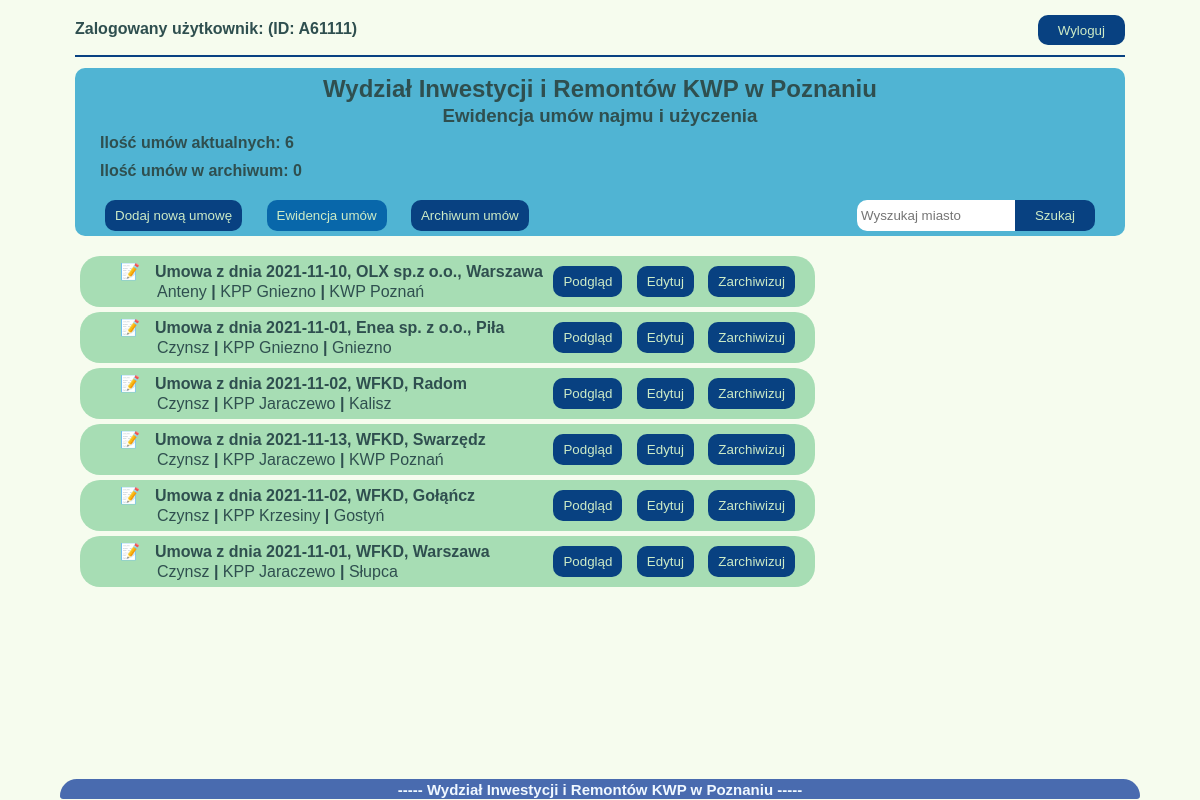
Page /umowy/ewidencja/ (signed in) on the earlier database version.
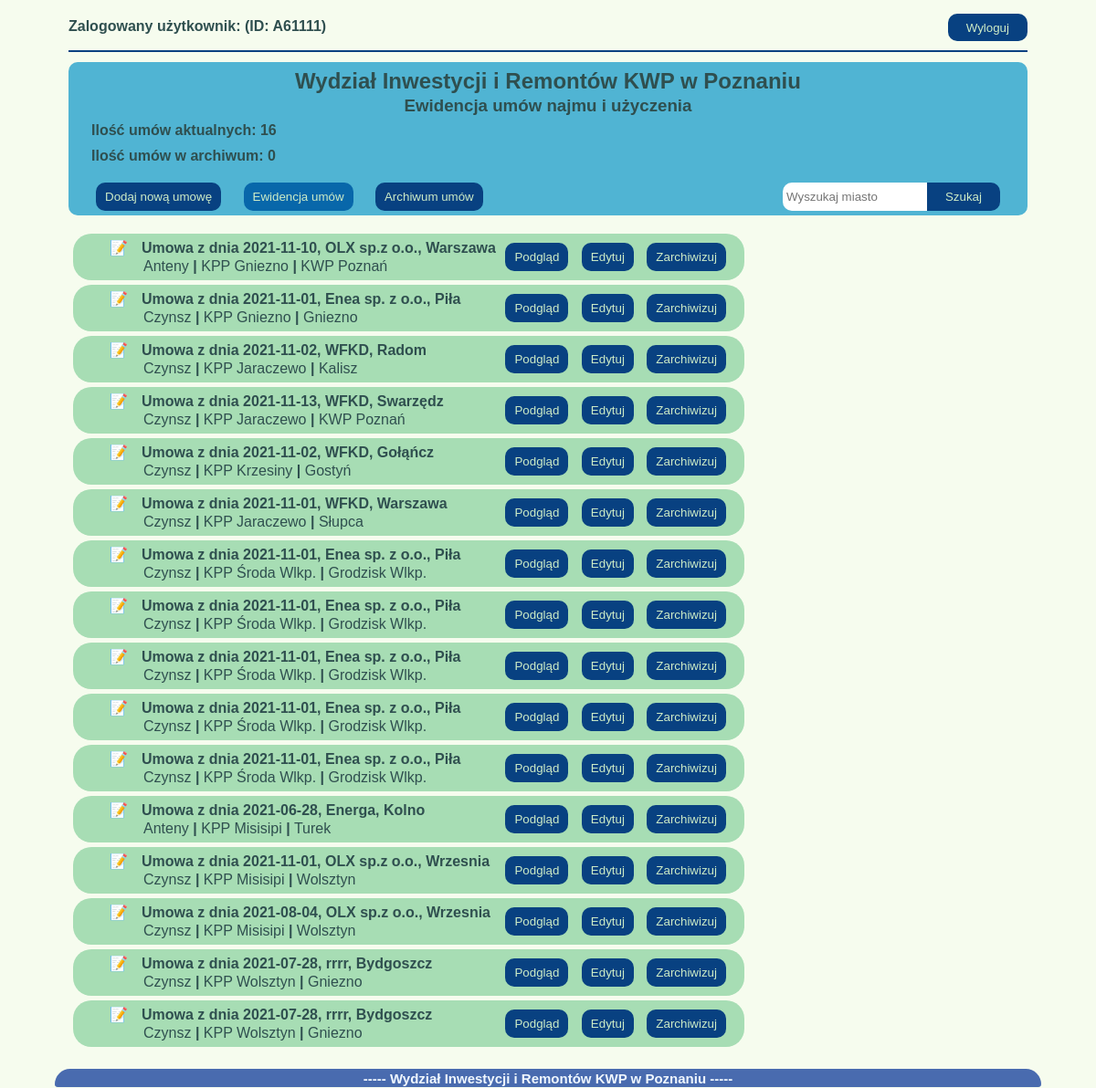
Same page on the later database version.
### umowyapp/models.py (models this page shows)
class Umowa(models.Model):
    data_umowy = models.DateField(null=False)
    nr_umowy = models.CharField(max_length=20, blank=True, default="(BRAK NUMERU)")
    podstawa_prawna = models.ForeignKey(Podstawa_prawna, on_delete=models.CASCADE, blank=True)
    nazwa_uzyczajacego = models.CharField(max_length=30, null=True)
    adres_uzyczajacego = models.CharField(max_length=30, null=True)
    kod_pocztowy_uzyczajacego = models.CharField(max_length=6, null=True)
    miasto_uzyczajacego = models.CharField(max_length=20, null=True)
    okres_obowiazywania = models.DateField(null=True, blank=True)
    typ_umowy = models.ForeignKey(Rodzaj_umowy, on_delete=models.CASCADE)
    pow_uzyczona = models.DecimalField(max_digits=4, decimal_places=2, null=True, blank=True)
    rodzaj_kosztow_prad = models.BooleanField()
    informacje_prad = models.TextField(blank=True, default="")
    rodzaj_kosztow_gaz = models.BooleanField()
    informacje_gaz = models.TextField(blank=True, default="")
    rodzaj_kosztow_woda = models.BooleanField()
    informacje_woda = models.TextField(blank=True, default="")
    rodzaj_kosztow_co = models.BooleanField()
    informacje_co = models.TextField(blank=True, default="")
    powiaty_jedn = models.ForeignKey(Powiaty_Wlkp, on_delete=models.CASCADE)
    rodzaj_jedn = models.ForeignKey(Rodzaje_jednostek, on_delete=models.CASCADE)
    adres_jedn = models.CharField(max_length=30, null=True)
    miasto_jedn = models.CharField(max_length=20, null=True)
    kod_pocztowy_jedn = models.CharField(max_length=6, null=True)
    skan_umowy = models.FileField(upload_to='umowy_pdf', null=True, blank=True)
    stan_umowy = models.ForeignKey(Stan_umow, on_delete=models.CASCADE, blank=False, default=1)
    uwagi = models.TextField(blank=True, default="")
    archiwum = models.BooleanField(null=False, default=0)
    utworzenie = models.DateTimeField(auto_now_add=True)
    zmiana = models.DateTimeField(auto_now=True)
    autor = models.ForeignKey("auth.User", editable=False, on_delete=models.CASCADE)
    def __str__(self):
        return f'Umowa z dnia {self.data_umowy}, {self.nazwa_uzyczajacego}, {self.miasto_uzyczajacego}'

class Rodzaj_umowy(models.Model):
    rodz_um = models.CharField(max_length=10)
    def __str__(self):
        return f'{self.rodz_um}'

class Rodzaje_jednostek(models.Model):
    rodzaj = models.CharField(max_length=5, null=False)
    def __str__(self):
        return f'{self.rodzaj}'

class Powiaty_Wlkp(models.Model):
    powiat = models.CharField(max_length=12, null=False)
    def __str__(self):
        return f'{self.powiat}'

### umowyapp/views.py (the view)
# urls.py: path('ewidencja/', wszystkie_umowy, name="wszystkie_umowy"),
@login_required
def wszystkie_umowy(request):
    wszystkie = Umowa.objects.filter(archiwum=0)
    archiwalne = Umowa.objects.filter(archiwum=1)
    q = request.GET.get("q")
    if q:
        wszystkie = wszystkie.filter(miasto_uzyczajacego__icontains=q)
        return render(request, 'ewidencja.html', {'wszystkie': wszystkie, 'archiwalne': archiwalne})
    else:
        return render(request, 'ewidencja.html', {'wszystkie': wszystkie, 'archiwalne': archiwalne})

### templates/ewidencja.html (shortened to what this page needs)
{%extends 'start.html'%}
{%block strona%}
<div class="ewidencja-title">
    <h2 class="title">Wydział Inwestycji i Remontów KWP w Poznaniu</h2>
    <h3 class="title">Ewidencja umów najmu i użyczenia</h3>
    <h4 class="info-umowy">Ilość umów aktualnych: {{wszystkie|length}}</h4><br>
    <h4 class="info-umowy">Ilość umów w archiwum: {{archiwalne|length}}</h4>
    <nav>
        <a href="{% url 'nowe_umowy'%}"><button class="button-general button-menu">Dodaj nową umowę</button></a>
        <a href="{% url 'wszystkie_umowy'%}"><button class="button-general button-menu active">Ewidencja umów</button></a>
        <a href="{% url 'archiwalne_umowy'%}"><button class="button-general button-menu">Archiwum umów</button></a>
        <div class="search">
            <form method="get" >
                <input id="q" name="q" type="text" placeholder="Wyszukaj miasto">
                <a href="{%url 'wszystkie_umowy'%}"><button class="button-general button-menu button-search"  type="submit">Szukaj</button></a>
            </form>
        </div>
    </nav>
</div>
<div class="ewidencja-glowna">
{%for umowa in wszystkie%}
<main class="lista">
    <ul class="lista_umow">
        <li class="lista-option">
            <p class="znacznik"><b>{{umowa}} </b></p>
            <p class="info">{{umowa.typ_umowy}} <b>|</b> {{umowa.rodzaj_jedn}} {{umowa.miasto_jedn}} <b>|</b>
                {{umowa.powiaty_jedn}}</p>
        </li>
    </ul>
    <div>
        <a href="{% url 'podglad_umowy' umowa.id %}"><button class="button-general">Podgląd</button></a>
        <a href="{% url 'edytuj_umowe' umowa.id %}"><button class="button-general">Edytuj</button></a>
        <a href="{% url 'usun_umowe' umowa.id %}"><button class="button-general button-remove">Zarchiwizuj</button></a>
    </div>
</main>
{%endfor%}
</div>
{%endblock%}

Differences in the rows shown:
added Umowa: data_umowy+nazwa_uzyczajacego+miasto_uzyczajacego "Umowa z dnia 2021-11-01, Enea sp. z o.o., Piła", typ_umowy "Czynsz", rodzaj_jedn "KPP", miasto_jedn "Środa Wlkp.", powiaty_jedn "Grodzisk Wlkp."
added Umowa: data_umowy+nazwa_uzyczajacego+miasto_uzyczajacego "Umowa z dnia 2021-11-01, Enea sp. z o.o., Piła", typ_umowy "Czynsz", rodzaj_jedn "KPP", miasto_jedn "Środa Wlkp.", powiaty_jedn "Grodzisk Wlkp."
added Umowa: data_umowy+nazwa_uzyczajacego+miasto_uzyczajacego "Umowa z dnia 2021-11-01, Enea sp. z o.o., Piła", typ_umowy "Czynsz", rodzaj_jedn "KPP", miasto_jedn "Środa Wlkp.", powiaty_jedn "Grodzisk Wlkp."
added Umowa: data_umowy+nazwa_uzyczajacego+miasto_uzyczajacego "Umowa z dnia 2021-11-01, Enea sp. z o.o., Piła", typ_umowy "Czynsz", rodzaj_jedn "KPP", miasto_jedn "Środa Wlkp.", powiaty_jedn "Grodzisk Wlkp."
added Umowa: data_umowy+nazwa_uzyczajacego+miasto_uzyczajacego "Umowa z dnia 2021-11-01, Enea sp. z o.o., Piła", typ_umowy "Czynsz", rodzaj_jedn "KPP", miasto_jedn "Środa Wlkp.", powiaty_jedn "Grodzisk Wlkp."
added Umowa: data_umowy+nazwa_uzyczajacego+miasto_uzyczajacego "Umowa z dnia 2021-06-28, Energa, Kolno", typ_umowy "Anteny", rodzaj_jedn "KPP", miasto_jedn "Misisipi", powiaty_jedn "Turek"
added Umowa: data_umowy+nazwa_uzyczajacego+miasto_uzyczajacego "Umowa z dnia 2021-11-01, OLX sp.z o.o., Wrzesnia", typ_umowy "Czynsz", rodzaj_jedn "KPP", miasto_jedn "Misisipi", powiaty_jedn "Wolsztyn"
added Umowa: data_umowy+nazwa_uzyczajacego+miasto_uzyczajacego "Umowa z dnia 2021-08-04, OLX sp.z o.o., Wrzesnia", typ_umowy "Czynsz", rodzaj_jedn "KPP", miasto_jedn "Misisipi", powiaty_jedn "Wolsztyn"
added Umowa: data_umowy+nazwa_uzyczajacego+miasto_uzyczajacego "Umowa z dnia 2021-07-28, rrrr, Bydgoszcz", typ_umowy "Czynsz", rodzaj_jedn "KPP", miasto_jedn "Wolsztyn", powiaty_jedn "Gniezno"
added Umowa: data_umowy+nazwa_uzyczajacego+miasto_uzyczajacego "Umowa z dnia 2021-07-28, rrrr, Bydgoszcz", typ_umowy "Czynsz", rodzaj_jedn "KPP", miasto_jedn "Wolsztyn", powiaty_jedn "Gniezno"
Other differences:
{{ wszystkie|length }}: "6" → "16"
